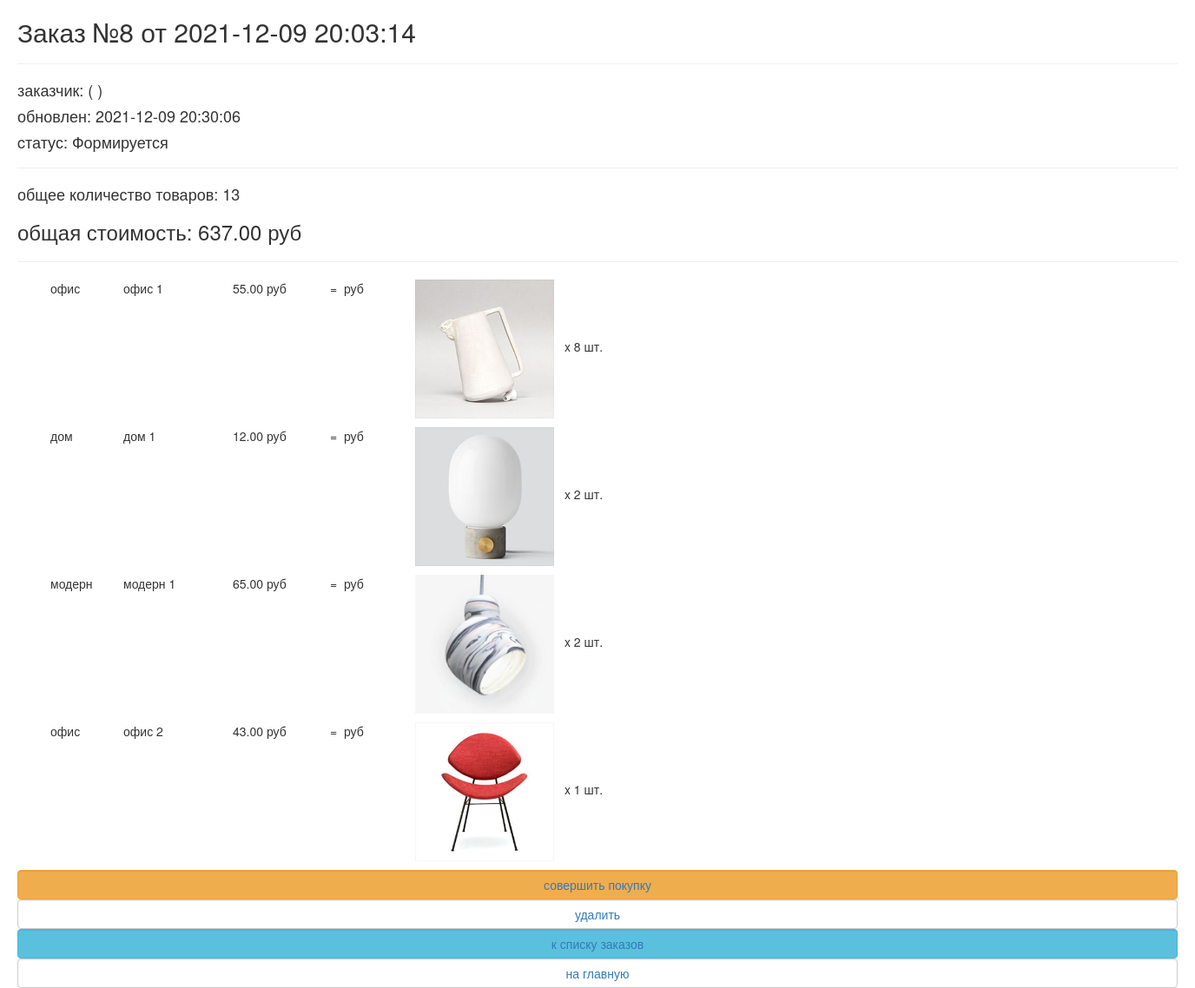
The app's page /order/read/8/, older data.
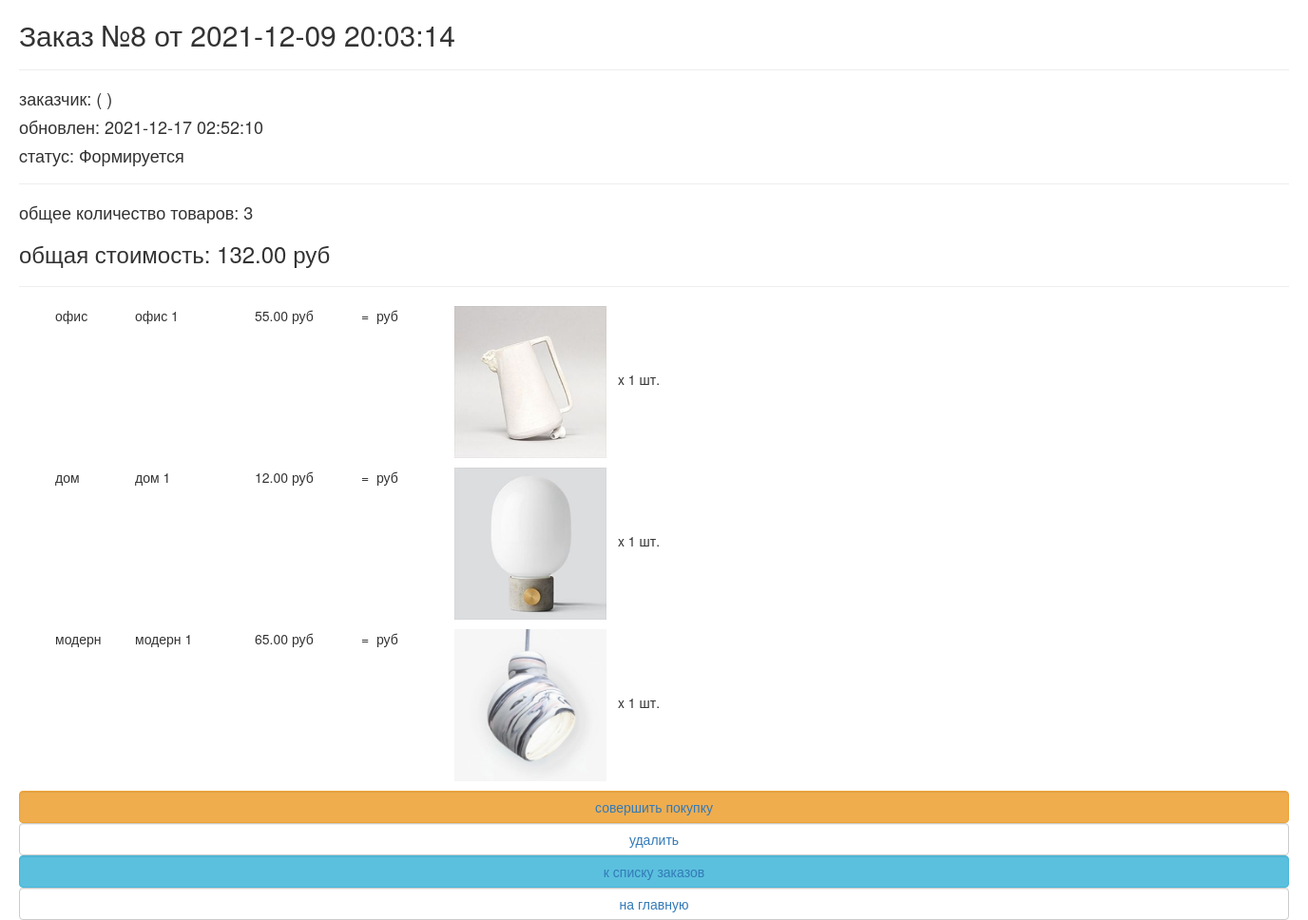
The same page, newer data.
### ordersapp/models.py (models this page shows, shortened)
class Order(models.Model):
    STATUS_FORMING = 'FM'
    STATUS_SEND_TO_PROCEED = 'STP'
    STATUS_PROCEEDED = 'PRD'
    STATUS_PAID = 'PD'
    STATUS_DONE = 'DN'
    STATUS_CANCELED = 'CN'
    STATUSES = (
        (STATUS_FORMING, 'Формируется'),
        (STATUS_SEND_TO_PROCEED, 'Отправлен на обработку'),
        (STATUS_PROCEEDED, 'Обработан'),
        (STATUS_PAID, 'Оплачен'),
        (STATUS_DONE, 'Готов'),
        (STATUS_CANCELED, 'Отменён')
    )
    user = models.ForeignKey(settings.AUTH_USER_MODEL, on_delete=models.CASCADE)
    status = models.CharField(choices=STATUSES, default=STATUS_FORMING, max_length=3, verbose_name='статус')
    is_active = models.BooleanField(default=True, verbose_name='активен')
    created_at = models.DateTimeField(auto_now_add=True)
    updated_at = models.DateTimeField(auto_now=True)
    def get_summary(self):
        items = self.orderitems.select_related()
        return {
            'total_cost': sum(list(map(lambda x: x.quantity * x.product.price, items))),
            'total_quantity': sum(list(map(lambda x: x.quantity, items)))
        }

class OrderItem(models.Model):
    order = models.ForeignKey(Order, on_delete=models.CASCADE, related_name='orderitems')
    product = models.ForeignKey(Product, on_delete=models.CASCADE, verbose_name='Продукт')
    quantity = models.PositiveSmallIntegerField(default=0, verbose_name='Колличество')

### mainapp/models.py (models this page shows, shortened)
class Product(models.Model):
    category = models.ForeignKey(ProductCategory, on_delete=models.CASCADE, verbose_name='категория')
    name = models.CharField(max_length=128, verbose_name='название')
    image = models.ImageField(upload_to='products', blank=True, verbose_name='картинка')
    short_desc = models.CharField(max_length=255, blank=True, verbose_name='краткое описание')
    description = models.TextField(blank=True, verbose_name='описание')
    price = models.DecimalField(max_digits=10, decimal_places=2, default=0, verbose_name='цена')
    quantity = models.PositiveIntegerField(default=0, verbose_name='количество на складе')
    is_active = models.BooleanField(default=True)

class ProductCategory(models.Model):
    name = models.CharField(max_length=64, unique=True, verbose_name='название')
    description = models.TextField(blank=True, verbose_name='описание')
    is_active = models.BooleanField(default=True)
    class Meta:
        verbose_name='категория'
        verbose_name_plural='категории'

### ordersapp/views.py (the view)
# urls.py: path('read/<pk>/', ordersapp.OrderReadView.as_view(), name='read'),
class OrderReadView(DetailView):
    model = Order
    def get_context_data(self, **kwargs):
        context = super(OrderReadView, self).get_context_data(**kwargs)
        context['title'] = 'заказ/просмотр'
        return context

### mainapp/context_processors.py (called while the page is built)
def basket(request):
    basket_items = []
    if request.user.is_authenticated:
        basket_items = Basket.objects.filter(user=request.user)
    return {
        'basket': basket_items
    }

### ordersapp/templates/ordersapp/order_detail.html
{% extends "ordersapp/base.html" %}
{% load static %}
{% load my_tags %}
{% block content %}
   {% include 'ordersapp/includes/inc_order_summary.html' %}
   <div class="basket_list">
       {% for item in object.orderitems.select_related %}
           <div class="basket_record">
               <img src="/media/{{ item.product.image }}"
                    alt="{{ item.product.short_desc }}"
                    style="height: 20vh;">
               <span class="category_name">
                   {{ item.product.category.name }}
               </span>
               <span class="product_name">{{ item.product.name }}</span>
               <span class="product_price">
                   {{ item.product.price }}&nbspруб
               </span>
               <span class="product_cost">
                    = {{ item.get_product_cost }}&nbspруб
               </span>
               <span class="product_quantitiy" style="margin-left: 1vh;">
                   x {{ item.quantity }} шт.
               </span>
           </div>
       {% endfor %}
   </div>
   {% include 'ordersapp/includes/inc_order_actions.html' %}
{% endblock %}

### ordersapp/templates/ordersapp/base.html (shortened to what this page needs)
<!DOCTYPE html>
{% load static %}
<html>
<head>
   {% block css %}
       <link rel="stylesheet" type="text/css" href="{% static 'css/bootstrap.min.css' %}">
       <link rel="stylesheet" type="text/css" href="{% static 'css/style.css' %}">
       <link rel="stylesheet" href="{% static 'fonts/font-awesome/css/font-awesome.css' %}">
   {% endblock %}
</head>
<body>
  <div class="container">
       {% block content %}
       {% endblock %}
  </div>
</body>
</html>

### ordersapp/templates/ordersapp/includes/inc_order_summary.html (shortened to what this page needs)
{% if object %}
    <div class="h2">Заказ №{{ object.pk }} от {{ object.created_at|date:"Y-m-d H:i:s" }}</div>
    <hr>
    <div class="h4">заказчик: {{ user.username }} ({{ user.last_name }} {{ user.first_name }}) </div>
    <div class="h4">обновлен: {{ object.updated_at|date:"Y-m-d H:i:s" }}</div>
    <div class="h4">cтатус: {{ object.get_status_display }}</div>
    <hr>
    {% with object_summary=object.get_summary %}
        <div class="h4">
            общее количество товаров: <span class="order_total_quantity">{{ object_summary.total_quantity }}</span>
        </div>
        <div class="h3">
            общая стоимость: <span class="order_total_cost">{{ object_summary.total_cost }}</span> руб
        </div>
    {% endwith %}
{% endif %}
<hr>

### ordersapp/templates/ordersapp/includes/inc_order_actions.html
{% if object.status == 'FM' %}
   <button class="btn btn-warning btn-round form-control last">
       <a href="{% url 'ordersapp:forming_cancel' object.pk %}">
           совершить покупку
       </a>
   </button>
   <button class="btn btn-default btn-round form-control last">
       <a href="{% url 'ordersapp:delete' object.pk %}">удалить</a>
   </button>
{% endif %}
<button class="btn btn-info btn-round form-control last">
   <a href="{% url 'order:list' %}">
       к списку заказов
   </a>
</button>
<button class="btn btn-default btn-round form-control last">
   <a href="{% url 'index' %}">на главную</a>
</button>

### static/css/style.css (style rules this page uses)
* { margin: 0; padding: 0; }
body { new_product font-family: 'Montserrat', sans-serif; }
html, body { height: 100%; }
.basket_list { margin: 0 10px; }
.basket_list span.category_name { margin-left: 2em; width: 5em; position: relative; display: block; float: left; }
.basket_list span.product_name { margin-left: 1em; width: 8em; position: relative; display: block; float: left; }
.basket_list span.product_price { margin-left: 1em; width: 7em; position: relative; display: block; float: left; }
.basket_list span.product_cost { margin-left: 1em; width: 7em; position: relative; display: block; float: left; }
.basket_list .basket_record { position: relative; display: block; height: 170px; float: none; }
.container { width: 1366px; margin: 0 auto; min-height: 100%; }

Row changes from the older to the newer data that the page shows:
removed OrderItem: product.image (picture), product.category.name "офис", product.name "офис 2", product.price "43.00", quantity "1"
changed Order "Формируется": updated_at "2021-12-09 20:30:06" → "2021-12-17 02:52:10"
changed OrderItem "офис": quantity "8" → "1"
changed OrderItem "дом": quantity "2" → "1"
changed OrderItem "модерн": quantity "2" → "1"
Text that changed along with them:
{{ object_summary.total_quantity }}: "13" → "3"
{{ object_summary.total_cost }}: "637.00" → "132.00"
